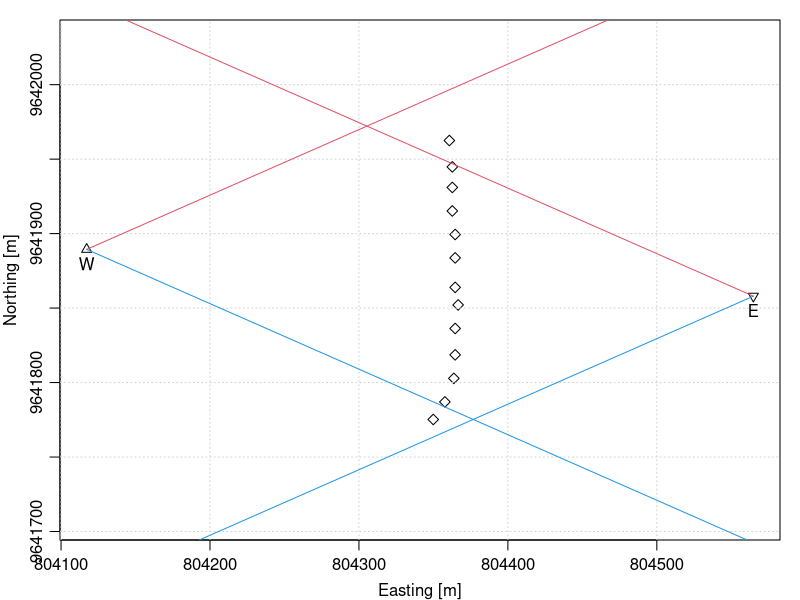

Reproduce this figure in R.
d <- read.csv(file="chankillo_map_imageDigitizer.dat", skip=9, header=TRUE)
x <- d$x + 804e3
y <- d$y + 9641e3

# Declinations from paper
solstices <- c(23.75, -23.75) # June Dec
Sin <- function(x) sin(x * pi / 180)
Cos <- function(x) cos(x * pi / 180)
par(mar=c(3,3,1,1), mgp=c(2,0.7,0))
plot(x, y, asp=1, pch=d$pch, xlab="Easting [m]", ylab="Northing [m]")
grid()

Wobs <- c(x[d$pch == 2], y[d$pch == 2])
text(Wobs[1], Wobs[2], "W", pos=1)
Eobs <- c(x[d$pch == 25], y[d$pch == 25])
text(Eobs[1], Eobs[2], "E", pos=1)


L <- 900 # metres
# June solstice viewed from Western observation point
lines(Wobs[1] + c(0, L * Cos(solstices[1])),
      Wobs[2] + c(0, L * Sin(solstices[1])), col=2)
# Dec solstice viewed from Western observation point
lines(Wobs[1] + c(0, L * Cos(solstices[2])),
      Wobs[2] + c(0, L * Sin(solstices[2])), col=4)
# June solstice viewed from Eastern observation point
lines(Eobs[1] + c(0, L * Cos(180+solstices[1])),
      Eobs[2] + c(0, L * Sin(180+solstices[1])), col=4)
# Dec solstice viewed from Eastern observation point
lines(Eobs[1] + c(0, L * Cos(180+solstices[2])),
      Eobs[2] + c(0, L * Sin(180+solstices[2])), col=2)

